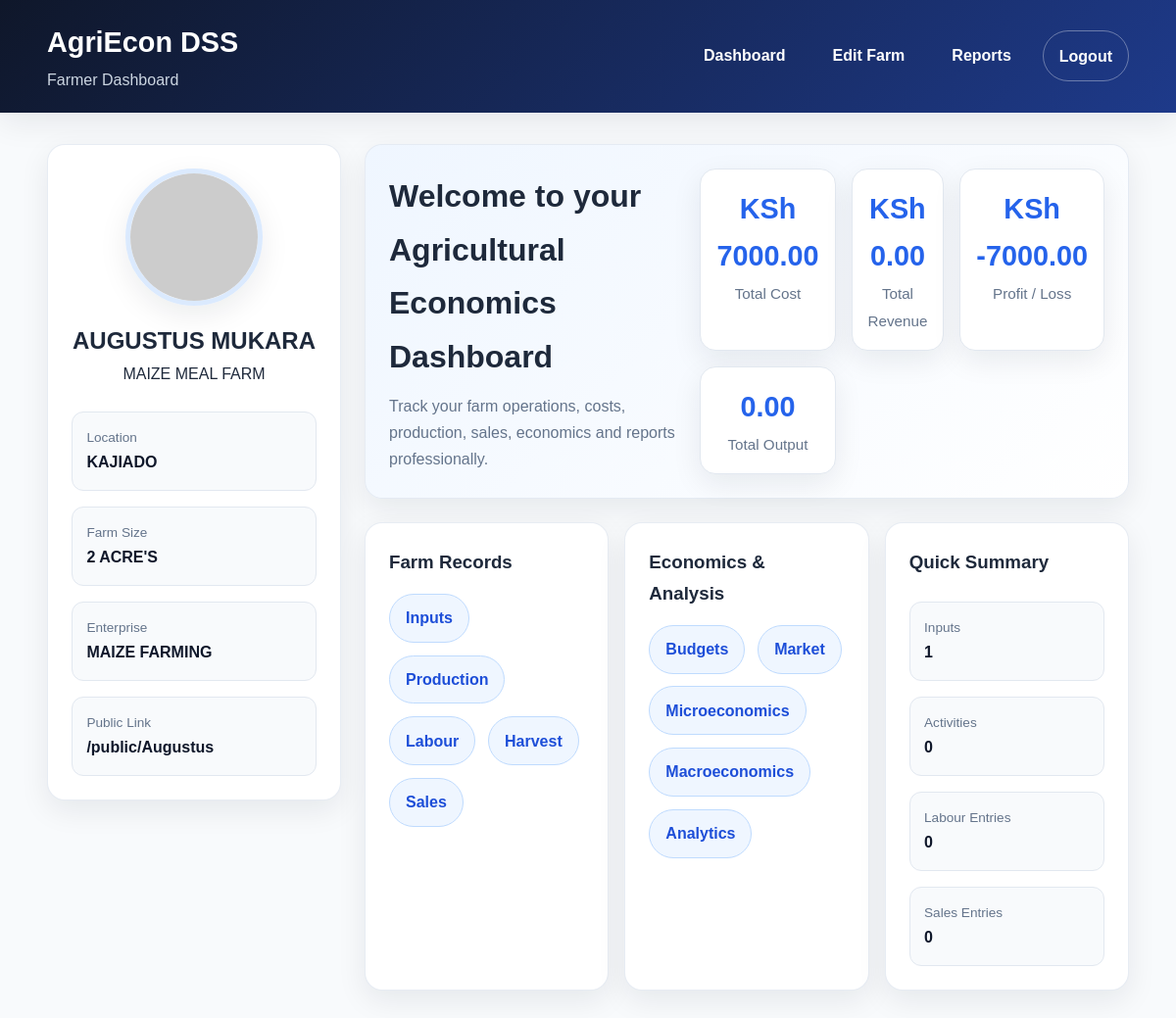
Screenshot of /dashboard (signed in) with the database file from the repository.
### tables this page shows
CREATE TABLE farmers (
        id INTEGER PRIMARY KEY AUTOINCREMENT,
        username TEXT UNIQUE NOT NULL,
        password TEXT NOT NULL,
        full_name TEXT,
        farm_name TEXT,
        phone TEXT,
        email TEXT,
        location TEXT,
        farm_size TEXT,
        enterprise_type TEXT,
        soil_type TEXT,
        irrigation_type TEXT,
        bio TEXT,
        profile_photo TEXT
    );

### app.py (the view)
@app.route("/dashboard")
def dashboard():
    if not login_required():
        return redirect(url_for("login"))
    username = session["user"]
    conn = get_db()
    farmer = conn.execute("SELECT * FROM farmers WHERE username=?", (username,)).fetchone()
    total_cost = calculate_total_cost(username)
    total_revenue = calculate_total_revenue(username)
    total_profit = total_revenue - total_cost
    total_output = calculate_total_output(username)
    inputs_count = conn.execute("SELECT COUNT(*) AS count FROM inputs WHERE username=?", (username,)).fetchone()["count"]
    sales_count = conn.execute("SELECT COUNT(*) AS count FROM sales WHERE username=?", (username,)).fetchone()["count"]
    activities_count = conn.execute("SELECT COUNT(*) AS count FROM production_activities WHERE username=?", (username,)).fetchone()["count"]
    labour_count = conn.execute("SELECT COUNT(*) AS count FROM labour WHERE username=?", (username,)).fetchone()["count"]
    conn.close()
    return render_template(
        "dashboard.html",
        farmer=farmer,
        total_cost=total_cost,
        total_revenue=total_revenue,
        total_profit=total_profit,
        total_output=total_output,
        inputs_count=inputs_count,
        sales_count=sales_count,
        activities_count=activities_count,
        labour_count=labour_count
    )

### app.py (called while the page is built)
def get_db():
    conn = sqlite3.connect(DATABASE)
    conn.row_factory = sqlite3.Row
    return conn

def login_required():
    return "user" in session

def calculate_total_cost(username):
    conn = get_db()
    inputs_total = conn.execute("""
        SELECT COALESCE(SUM(total_cost), 0) AS total FROM inputs WHERE username=?
    """, (username,)).fetchone()["total"]
    production_total = conn.execute("""
        SELECT COALESCE(SUM(cost), 0) AS total FROM production_activities WHERE username=?
    """, (username,)).fetchone()["total"]
    labour_total = conn.execute("""
        SELECT COALESCE(SUM(total_paid), 0) AS total FROM labour WHERE username=?
    """, (username,)).fetchone()["total"]
    conn.close()
    return inputs_total + production_total + labour_total

def calculate_total_revenue(username):
    conn = get_db()
    revenue = conn.execute("""
        SELECT COALESCE(SUM(total_sales), 0) AS total FROM sales WHERE username=?
    """, (username,)).fetchone()["total"]
    conn.close()
    return revenue

def calculate_total_output(username):
    conn = get_db()
    output = conn.execute("""
        SELECT COALESCE(SUM(quantity), 0) AS total FROM harvests WHERE username=?
    """, (username,)).fetchone()["total"]
    conn.close()
    return output

### templates/dashboard.html (shortened to what this page needs)
<!DOCTYPE html>
<html lang="en">
<head>
    <link rel="stylesheet" href="{{ url_for('static', filename='style.css') }}">
</head>
<body>
    <header class="site-header">
        <div class="container nav-wrap">
            <div class="brand">
                <h1>AgriEcon DSS</h1>
                <p class="brand-sub">Farmer Dashboard</p>
            </div>
            <nav class="main-nav">
                <a href="{{ url_for('dashboard') }}" class="nav-link">Dashboard</a>
                <a href="{{ url_for('edit_farm') }}" class="nav-link">Edit Farm</a>
                <a href="{{ url_for('reports') }}" class="nav-link">Reports</a>
                <a href="{{ url_for('logout') }}" class="nav-link btn-ghost">Logout</a>
            </nav>
        </div>
    </header>
    <main class="container page-grid">
        <aside class="sidebar card">
            <div class="profile-mini">
                {% if farmer and farmer.profile_photo %}
                <img src="{{ url_for('download_file', folder='profile', filename=farmer.profile_photo) }}"
                    class="avatar" alt="Profile Photo">
                {% else %}
                <img src="https://via.placeholder.com/150" class="avatar" alt="Profile Photo">
                {% endif %}
                <h2>{{ farmer.full_name or farmer.username }}</h2>
                <p class="muted">{{ farmer.farm_name or "No farm name yet" }}</p>
            </div>
            <div class="sidebar-meta">
                <div class="meta-item">
                    <span class="meta-label">Location</span>
                    <span class="meta-value">{{ farmer.location or "Not set" }}</span>
                </div>
                <div class="meta-item">
                    <span class="meta-label">Farm Size</span>
                    <span class="meta-value">{{ farmer.farm_size or "Not set" }}</span>
                </div>
                <div class="meta-item">
                    <span class="meta-label">Enterprise</span>
                    <span class="meta-value">{{ farmer.enterprise_type or "Not set" }}</span>
                </div>
                <div class="meta-item">
                    <span class="meta-label">Public Link</span>
                    <span class="meta-value">/public/{{ farmer.username }}</span>
                </div>
            </div>
        </aside>
        <section class="main-content">
            <section class="card hero">
                <div class="hero-copy">
                    <h2>Welcome to your Agricultural Economics Dashboard</h2>
                    <p>Track your farm operations, costs, production, sales, economics and reports professionally.</p>
                </div>
                <div class="hero-stats">
                    <div class="stat-card">
                        <span class="stat-number">KSh {{ "%.2f"|format(total_cost) }}</span>
                        <span class="stat-label">Total Cost</span>
                    </div>
                    <div class="stat-card">
                        <span class="stat-number">KSh {{ "%.2f"|format(total_revenue) }}</span>
                        <span class="stat-label">Total Revenue</span>
                    </div>
                    <div class="stat-card">
                        <span class="stat-number">KSh {{ "%.2f"|format(total_profit) }}</span>
                        <span class="stat-label">Profit / Loss</span>
                    </div>
                    <div class="stat-card">
                        <span class="stat-number">{{ "%.2f"|format(total_output) }}</span>
                        <span class="stat-label">Total Output</span>
                    </div>
                </div>
            </section>
            <section class="upload-grid">
                <div class="card upload-card">
                    <h3>Farm Records</h3>
                    <div class="skills-chip-wrap">
                        <a href="{{ url_for('inputs') }}" class="skill-chip">Inputs</a>
                        <a href="{{ url_for('production') }}" class="skill-chip">Production</a>
                        <a href="{{ url_for('labour') }}" class="skill-chip">Labour</a>
                        <a href="{{ url_for('harvest') }}" class="skill-chip">Harvest</a>
                        <a href="{{ url_for('sales') }}" class="skill-chip">Sales</a>
                    </div>
                </div>
                <div class="card upload-card">
                    <h3>Economics & Analysis</h3>
                    <div class="skills-chip-wrap">
                        <a href="{{ url_for('budgets') }}" class="skill-chip">Budgets</a>
                        <a href="{{ url_for('market') }}" class="skill-chip">Market</a>
                        <a href="{{ url_for('economics') }}" class="skill-chip">Microeconomics</a>
                        <a href="{{ url_for('macroeconomics') }}" class="skill-chip">Macroeconomics</a>
                        <a href="{{ url_for('analytics') }}" class="skill-chip">Analytics</a>
                    </div>
                </div>
                <div class="card upload-card">
                    <h3>Quick Summary</h3>
                    <div class="sidebar-meta">
                        <div class="meta-item">
                            <span class="meta-label">Inputs</span>
                            <span class="meta-value">{{ inputs_count }}</span>
                        </div>
                        <div class="meta-item">
                            <span class="meta-label">Activities</span>
                            <span class="meta-value">{{ activities_count }}</span>
                        </div>
                        <div class="meta-item">
                            <span class="meta-label">Labour Entries</span>
                            <span class="meta-value">{{ labour_count }}</span>
                        </div>
                        <div class="meta-item">
                            <span class="meta-label">Sales Entries</span>
                            <span class="meta-value">{{ sales_count }}</span>
                        </div>
                    </div>
                </div>
            </section>
        </section>
    </main>
</body>
</html>

### static/style.css (style rules this page uses)
:root { --primary-color: #2563eb; --primary-dark: #1d4ed8; --secondary-color: #0f172a; --accent-color: #f59e0b; --light-bg: #f8fafc; --white: #ffffff; --text-color: #1e293b; --muted-text: #64748b; --border-color: #e2e8f0; --success-color: #16a34a; --danger-color: #dc2626; --danger-dark: #991b1b; --shadow: 0 10px 30px rgba(15, 23, 42, 0.08); --radius: 18px; --transition: all 0.3s ease; --max-width: 1200px; }
* { margin: 0; padding: 0; box-sizing: border-box; }
body { font-family: Arial, Helvetica, sans-serif; background: var(--light-bg); color: var(--text-color); line-height: 1.7; min-height: 100vh; }
img { max-width: 100%; display: block; }
a { text-decoration: none; color: inherit; }
.container { width: min(92%, var(--max-width)); margin: 0 auto; }
.card { background: var(--white); border-radius: var(--radius); box-shadow: var(--shadow); padding: 1.5rem; border: 1px solid rgba(226, 232, 240, 0.8); }
.site-header { background: linear-gradient(135deg, var(--secondary-color), #1e3a8a); color: var(--white); padding: 1.2rem 0; box-shadow: var(--shadow); }
.nav-wrap { display: flex; justify-content: space-between; align-items: center; gap: 2rem; flex-wrap: wrap; }
.brand h1 { font-size: 1.8rem; font-weight: 800; }
.brand-sub { color: #cbd5e1; }
.main-nav { display: flex; gap: 1rem; flex-wrap: wrap; }
.nav-link { color: var(--white); font-weight: 600; padding: 0.7rem 1rem; border-radius: 999px; transition: var(--transition); }
.btn-ghost { border: 1px solid rgba(255, 255, 255, 0.35); }
.page-grid, .public-grid { display: grid; grid-template-columns: 300px 1fr; gap: 1.5rem; padding: 2rem 0; }
.main-content, .public-main { display: grid; gap: 1.5rem; }
.sidebar, .public-sidebar { position: sticky; top: 1.5rem; height: fit-content; }
.avatar, .profile-image { width: 140px; height: 140px; object-fit: cover; border-radius: 50%; margin: 0 auto 1rem; border: 5px solid #dbeafe; box-shadow: var(--shadow); }
.profile-mini, .profile-photo-box { text-align: center; }
.sidebar-meta, .public-contact-box { margin-top: 1.5rem; display: grid; gap: 1rem; }
.meta-item { padding: 0.9rem; background: #f8fafc; border-radius: 12px; border: 1px solid var(--border-color); }
.meta-label { display: block; font-size: 0.85rem; color: var(--muted-text); }
.meta-value { font-weight: 700; color: var(--secondary-color); word-break: break-word; }
.hero { display: grid; grid-template-columns: 1.2fr 1fr; gap: 1.5rem; align-items: center; background: linear-gradient(135deg, #eff6ff, #ffffff); }
.hero-copy h2 { font-size: 2rem; margin-bottom: 0.6rem; }
.hero-copy p { color: var(--muted-text); }
.hero-stats, .upload-grid { display: grid; grid-template-columns: repeat(3, 1fr); gap: 1rem; }
.stat-card { background: var(--white); padding: 1rem; border-radius: 16px; text-align: center; border: 1px solid var(--border-color); box-shadow: var(--shadow); }
.stat-number { display: block; font-size: 1.8rem; font-weight: 800; color: var(--primary-color); }
.stat-label { color: var(--muted-text); font-size: 0.95rem; }
.skills-chip-wrap { display: flex; flex-wrap: wrap; gap: 0.8rem; margin-top: 1rem; }
.skill-chip { display: inline-flex; align-items: center; background: #eff6ff; color: var(--primary-dark); border: 1px solid #bfdbfe; padding: 0.65rem 1rem; border-radius: 999px; font-weight: 700; }

### rows the page displays
farmers: full_name "AUGUSTUS MUKARA", farm_name "MAIZE MEAL FARM", location "KAJIADO", farm_size "2 ACRE'S", enterprise_type "MAIZE FARMING", username "Augustus"

### other values shown
{{ "%.2f"|format(total_cost) }} "7000.00"
{{ "%.2f"|format(total_revenue) }} "0.00"
{{ "%.2f"|format(total_profit) }} "-7000.00"
{{ "%.2f"|format(total_output) }} "0.00"
{{ inputs_count }} "1"
{{ activities_count }} "0"
{{ labour_count }} "0"
{{ sales_count }} "0"
